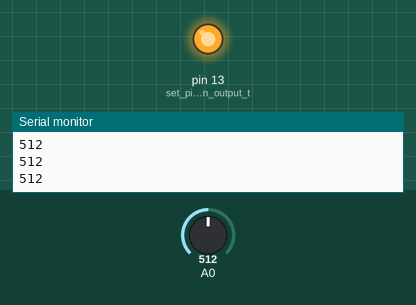
Recording of a sketch running on a simulated Arduino Uno, built with avr-gcc and run on an emulated ATmega328P. On the bench: output pins drawn as LEDs (lit = HIGH), the last lines printed to the serial monitor. The test bench sets the inputs (shaded band); at power-on: A0 = 512.

Above: at 1.2 s.
1.3 s: A0 set to 743
2.8 s: A0 set to 763
At 3.7 s:
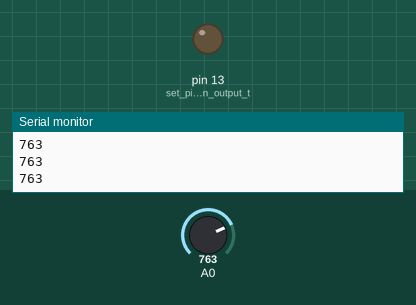
4.3 s: A0 set to 740
At 5.1 s:
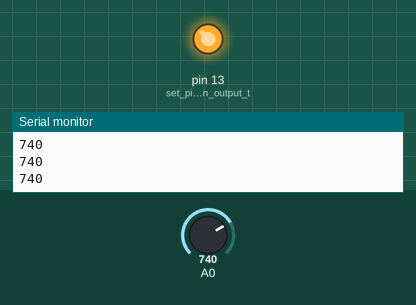
5.8 s: A0 set to 760
At 6.4 s:
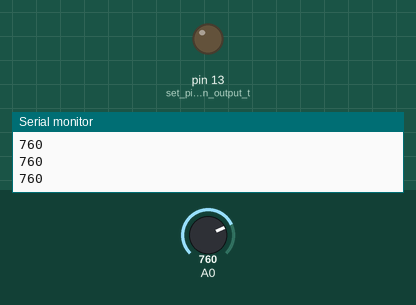
Timing chart, 0 to 8.3 s (numbered marks = the images above; inputs shaded):
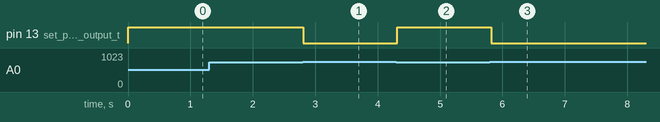

Measured:
- the behaviour switches between 749 and 750 on A0 (found by bisection; images 0 and 1)
- after the input at 2.8 s, pin 13 (set_pin_13_as_an_output_t): HIGH → LOW at once
- after the input at 4.3 s, pin 13 (set_pin_13_as_an_output_t): LOW → HIGH at once
- after the input at 5.8 s, pin 13 (set_pin_13_as_an_output_t): HIGH → LOW at once

The sketch:

Potentiometer.ino
```cpp
int photoresistor = 0; //this variable will hold a value based on the brightness of the ambient light
int threshold = 750; //if the photoresistor reading is below this value the light will turn on
void setup()
{
 Serial.begin(9600); //start a serial connection with the computer
 pinMode(13, OUTPUT); //set pin 13 as an output that can be set to HIGH or LOW
}
void loop()
{
 //read the brightness of the ambient light
 photoresistor = analogRead(A0);
//set photoresistor to a number between 0 and 1023 based on how bright the ambient light is
 Serial.println(photoresistor); //print the value of photoresistor in the serial monitor on the computer
 //if the photoresistor value is below the threshold turn the light on, otherwise turn it off
 if (photoresistor < threshold) {
 digitalWrite(13, HIGH); // Turn on the LED
 } else {
 digitalWrite(13, LOW); // Turn off the LED
 }
 delay(100); //short delay to make the printout easier to read
}
```
